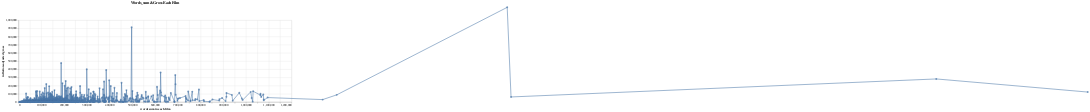

The code cell stored with this chart in its notebook:
### Code cell
source = df2

line = alt.Chart(source, title='Words_sum & Gross Each Film').mark_line().encode(
    x=alt.X('words:Q', title='words sum in each film', scale=alt.Scale(domain=[0, 1200000])),
    y=alt.Y('gross:Q', title='inflation-adjusted gross', scale=alt.Scale(domain=[0, 1000000])),
).properties(width=1000)

points = alt.Chart(source).mark_circle(size=50).encode(
    x=alt.X('words:Q', title='words sum in each film', scale=alt.Scale(domain=[0, 1200000])),
    y=alt.Y('gross:Q', title='inflation-adjusted gross', scale=alt.Scale(domain=[0, 1000000])),
    tooltip=[alt.Tooltip('words:Q', title='words', format=','),
             alt.Tooltip('gross:Q', title='gross', format=',')]
).properties(width=1000)

chart = line + points
chart

### Figure 1 — Vega-Lite specification as saved in the notebook (floating-point values rounded to 4 significant figures; data arrays with more than 128 entries replaced by an {"elided": "..."} marker saying what was removed)
{"config": {"view": {"continuousWidth": 300, "continuousHeight": 300}}, "layer": [{"mark": {"type": "line"}, "encoding": {"x": {"field": "words", "scale": {"domain": [0, 1200000]}, "title": "words sum in each film", "type": "quantitative"}, "y": {"field": "gross", "scale": {"domain": [0, 1000000]}, "title": "inflation-adjusted gross", "type": "quantitative"}}, "title": "Words_sum & Gross Each Film"}, {"mark": {"type": "circle", "size": 50}, "encoding": {"tooltip": [{"field": "words", "format": ",", "title": "words", "type": "quantitative"}, {"field": "gross", "format": ",", "title": "gross", "type": "quantitative"}], "x": {"field": "words", "scale": {"domain": [0, 1200000]}, "title": "words sum in each film", "type": "quantitative"}, "y": {"field": "gross", "scale": {"domain": [0, 1000000]}, "title": "inflation-adjusted gross", "type": "quantitative"}}}], "data": {"name": "data-5915ef13618782285214f24751f66438"}, "width": 1000, "$schema": "https://vega.github.io/schema/vega-lite/v5.16.3.json", "datasets": {"data-5915ef13618782285214f24751f66438": {"elided": "1659 records"}}}
